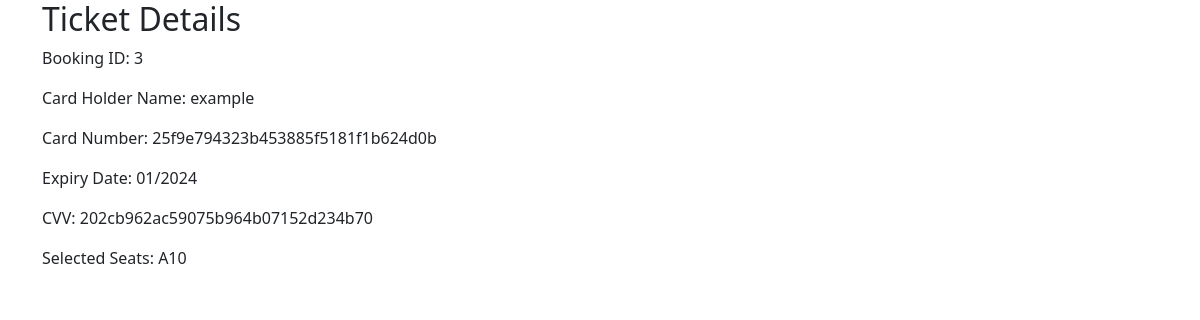
Page /ticket.php?booking_id=3 (signed in) on the committed database.
### tables this page shows
CREATE TABLE `bookings` (
  `id` int(11) NOT NULL,
  `movie_id` int(11) DEFAULT NULL,
  `theater_name` varchar(255) DEFAULT NULL,
  `showtime` varchar(50) DEFAULT NULL,
  `date` varchar(50) DEFAULT NULL,
  `card_holder_name` varchar(255) DEFAULT NULL,
  `card_number` varchar(255) DEFAULT NULL,
  `expiry_month` varchar(2) DEFAULT NULL,
  `expiry_year` varchar(4) DEFAULT NULL,
  `cvv` varchar(300) DEFAULT NULL,
  `email` varchar(255) DEFAULT NULL,
  `selected_seats` varchar(255) DEFAULT NULL,
  `timestamp` timestamp NOT NULL DEFAULT current_timestamp()
);

### ticket.php (the view, shortened to what this page needs)
<!DOCTYPE html>
<html lang="en">
<head>
    <link href="https://cdn.jsdelivr.net/npm/bootstrap@5.2.3/dist/css/bootstrap.min.css" rel="stylesheet">
</head>
<body>
    <div class="container">
        <?php
        $servername = "localhost";
        $username = "root";
        $password = "";
        $database = "ticketflix";
        $conn = new mysqli($servername, $username, $password, $database);
        if (isset($_GET['booking_id'])) {
            $bookingId = $_GET['booking_id'];
            $bookingQuery = "SELECT * FROM bookings WHERE id = '$bookingId'";
            $bookingResult = $conn->query($bookingQuery);
            if ($bookingResult->num_rows > 0) {
                $bookingData = $bookingResult->fetch_assoc();
                $cardHolderName = $bookingData['card_holder_name'];
                $cardNumber = $bookingData['card_number'];
                $expiryMonth = $bookingData['expiry_month'];
                $expiryYear = $bookingData['expiry_year'];
                $cvv = $bookingData['cvv'];
                $selectedSeats = $bookingData['selected_seats'];
                echo "<h2>Ticket Details</h2>";
                echo "<p>Booking ID: $bookingId</p>";
                echo "<p>Card Holder Name: $cardHolderName</p>";
                echo "<p>Card Number: $cardNumber</p>";
                echo "<p>Expiry Date: $expiryMonth/$expiryYear</p>";
                echo "<p>CVV: $cvv</p>";
                echo "<p>Selected Seats: $selectedSeats</p>";
            } else {
                echo "<p>Booking not found.</p>";
            }
        } else {
            echo "<p>Invalid booking details.</p>";
        }
        ?>
    </div>
</body>
</html>

### rows in the picture
bookings: card_holder_name "example", card_number "25f9e794323b453885f5181f1b624d0b", expiry_month "01", expiry_year "2024", cvv "202cb962ac59075b964b07152d234b70", selected_seats "A10"

### other values in the picture
$bookingId "3"
